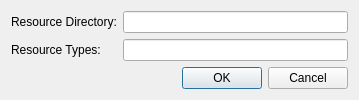
<?xml version="1.0" encoding="UTF-8"?>
<ui version="4.0">
 <class>SettingDialog</class>
 <widget class="QDialog" name="SettingDialog">
  <property name="geometry">
   <rect>
    <x>0</x>
    <y>0</y>
    <width>359</width>
    <height>93</height>
   </rect>
  </property>
  <property name="windowTitle">
   <string>Dialog</string>
  </property>
  <layout class="QGridLayout" name="gridLayout">
   <item row="0" column="0">
    <widget class="QLabel" name="label">
     <property name="text">
      <string>Resource Directory:</string>
     </property>
     <property name="buddy">
      <cstring>lineEditResource_Directory</cstring>
     </property>
    </widget>
   </item>
   <item row="0" column="1">
    <widget class="QLineEdit" name="lineEditResource_Directory">
     <property name="minimumSize">
      <size>
       <width>0</width>
       <height>0</height>
      </size>
     </property>
     <property name="baseSize">
      <size>
       <width>130</width>
       <height>0</height>
      </size>
     </property>
    </widget>
   </item>
   <item row="1" column="0">
    <widget class="QLabel" name="label_2">
     <property name="text">
      <string>Resource Types:</string>
     </property>
     <property name="buddy">
      <cstring>lineEditResourc_Types</cstring>
     </property>
    </widget>
   </item>
   <item row="1" column="1">
    <widget class="QLineEdit" name="lineEditResourc_Types">
     <property name="minimumSize">
      <size>
       <width>30</width>
       <height>0</height>
      </size>
     </property>
    </widget>
   </item>
   <item row="2" column="0" colspan="2">
    <widget class="QDialogButtonBox" name="buttonBox">
     <property name="orientation">
      <enum>Qt::Horizontal</enum>
     </property>
     <property name="standardButtons">
      <set>QDialogButtonBox::Cancel|QDialogButtonBox::Ok</set>
     </property>
    </widget>
   </item>
  </layout>
 </widget>
 <resources/>
 <connections>
  <connection>
   <sender>buttonBox</sender>
   <signal>accepted()</signal>
   <receiver>SettingDialog</receiver>
   <slot>accept()</slot>
   <hints>
    <hint type="sourcelabel">
     <x>248</x>
     <y>254</y>
    </hint>
    <hint type="destinationlabel">
     <x>157</x>
     <y>274</y>
    </hint>
   </hints>
  </connection>
  <connection>
   <sender>buttonBox</sender>
   <signal>rejected()</signal>
   <receiver>SettingDialog</receiver>
   <slot>reject()</slot>
   <hints>
    <hint type="sourcelabel">
     <x>316</x>
     <y>260</y>
    </hint>
    <hint type="destinationlabel">
     <x>286</x>
     <y>274</y>
    </hint>
   </hints>
  </connection>
 </connections>
</ui>
